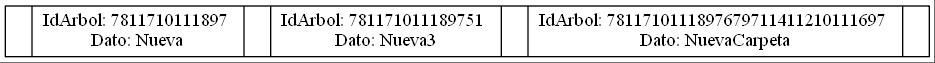

Python code for this plot:
import sys 
from NodoB import NodoB
from Pagina import Pagina
from ListaDobleC import ListaDobleC

pagina = Pagina()
nodoB = NodoB()
claseListaCircular = ListaDobleC()

class ArbolB:
	def __init__(self):
		self.inicio = Pagina()
		self.inicio2 = Pagina()
		self.inserta = NodoB()
		self.enlace = Pagina()
		self.pivote = False
		self.existe = False
		self.existe2 = False
		self.contadorArbolB=0
		self.nombresDeCarpetas = ""
		self.TodoElArbol = None
		
	
	#Crea el Nodo del Arbol B de un Usuario
	def crearNodoInsertarUsuario(self, idcarpeta, nombreCarpeta, direccion, raizArbolB):
		nodob = NodoB(idcarpeta, nombreCarpeta, direccion)
		RaizRetornada = self.InsertarArbolB(nodob, raizArbolB)
		return RaizRetornada
	
		
	#Crea el Nodo del Arbol B
	def crearNodoInsertar(self, idcarpeta, nombreCarpeta, direccion):
		nodob = NodoB(idcarpeta, nombreCarpeta, direccion)
		RaizB = self.InsertarArbolB(nodob, self.inicio)		
		return RaizB
		
	
	#Inserta el nodo al Arbol B La clase es el Nodo y la raiz la Pagina
	def InsertarArbolB(self, clave, raiz):
		self.inicio = raiz
		self.agregar(clave, raiz)
		if(self.pivote == True):
			self.inicio = Pagina(ramas=[None,None,None,None,None], claves=[None,None,None,None], cuentas=0)
			self.inicio.cuentas = 1
			self.inicio.claves[0] = self.inserta
			self.inicio.ramas[0] = raiz
			self.inicio.ramas[1] = self.enlace
		
		return self.inicio
			
			
	#Agregar al Arbol, Balanceando el arbol por Id
	def agregar(self, clave, raiz):
		pos = 0              
		self.pivote = False; 
		
		vacioBol = self.vacio(raiz)
		
		if(vacioBol == True):
			self.pivote = True
			self.inserta = clave
			self.enlace = None
		else:
			pos = self.existeNodo(clave, raiz)
			
			if(self.existe == True):
				self.pivote = False
			else:
				self.agregar(clave, raiz.ramas[pos])
				
				if(self.pivote == True):
					
					if(raiz.cuentas < 4):
						self.pivote = False;
						self.insertarClave(self.inserta, raiz, pos)
					else:
						self.pivote = True
						self.dividirPagina(self.inserta, raiz, pos)
						print("Inserto")
			
			
	#Verificar si la raiz no Existe
	def vacio(self, raiz):
		if(raiz == None or raiz.cuentas == 0):
			return True
		else:
			return False
		
	
	#Insertar Claves en Pagina
	def insertarClave(self, clave, raiz, posicion):
		i = raiz.cuentas
		
		while i != posicion:
			raiz.claves[i] = raiz.claves[i - 1]
			raiz.ramas[i + 1] = raiz.ramas[i]
			i-=1
		
		raiz.claves[posicion] = clave
		raiz.ramas[posicion + 1] = self.enlace
		val = raiz.cuentas+1
		raiz.cuentas = val
		print("Inserto Valor")
		
		
	#Dividir Pagina
	def dividirPagina(self, clave, raiz, posicion):
		pos = 0
		Posmda = 0
		if(posicion <= 2):
			Posmda = 2
		else:
			Posmda = 3
		
		Mder = Pagina(ramas=[None,None,None,None,None], claves=[None,None,None,None], cuentas=0)
		pos = Posmda + 1
		
		while pos != 5:
			i = ((pos - Posmda) - 1)
			j = (pos - 1)
			Mder.claves[i] = raiz.claves[j]
			Mder.ramas[pos - Posmda] = raiz.ramas[pos]
			pos+=1
		
		Mder.cuentas = 4 - Posmda
		raiz.cuentas = Posmda
		
		if(posicion <= 2):
			self.insertarClave(clave, raiz, posicion)
		else:
			self.insertarClave(clave, Mder, (posicion - Posmda))
			
		self.inserta = raiz.claves[raiz.cuentas - 1]
		Mder.ramas[0] = raiz.ramas[raiz.cuentas]
		val = raiz.cuentas - 1
		raiz.cuentas = val
		self.enlace = Mder
		
	
	#Verificar si Existe el Nodo	
	def existeNodo(self, clave, raiz):
		valor =0
		if(clave.idNombre < raiz.claves[0].idNombre):
			self.existe2 = False
			valor = 0
		else:
			valor = raiz.cuentas
			while (clave.idNombre < raiz.claves[valor - 1].idNombre and valor > 1):
				valor-=1
			
			if (clave.idNombre < raiz.claves[valor - 1].idNombre):
				self.existe = True
			else:
				self.existe = False
			
			if (clave.idNombre == raiz.claves[valor - 1].idNombre):
				self.existe2 = True
				print(raiz.claves[valor - 1].idNombre)
			else:
				self.existe2 = False
		
		return valor
	
	#Creamos Nodo
	def retornarNodoArbolB(self, idBuscar, nombreCarpeta, direccion, raiz):	
		self.inicio = raiz 
		clave = NodoB(idBuscar, nombreCarpeta, direccion)
		return self.retornarNodo(clave, self.inicio)
	
	
	#RetornaTodoElArbol
	def retornarArbol(self, clave, raiz, raizAVL):
		valorEncontrado = None
		pos = 0
		vacioBol = self.vacio(raiz)
		
		if(vacioBol == True):
			print("No Existe")
		else:
			pos = self.existeNodo(clave, raiz)
			if(self.existe2 == True):
				raiz.claves[pos - 1].RiazNodoAVL = raizAVL
				self.TodoElArbol = raiz 
			else:
				self.retornarArbol(clave, raiz.ramas[pos], raizAVL)
		return self.TodoElArbol
	
	
	#Buscar Nodo
	def retornarNodo(self, clave, raiz):
		valorEncontrado = None
		pos = 0
		vacioBol = self.vacio(raiz)
		
		if(vacioBol == True):
			print("No Existe")
		else:
			pos = self.existeNodo(clave, raiz)
			if(self.existe2 == True):
				valorEncontrado = raiz.claves[pos - 1]				
			else:
				valorEncontrado = self.retornarNodo(clave, raiz.ramas[pos])
		return valorEncontrado
	
	
	#Crear Nodo para Actualizar Raiz AVL
	def ActualizarRaizAVL_De_ArbolB(self, idcarpeta, raizB, raizAVL):	
		nodoB = NodoB(idcarpeta, "C1", "C2")
		RaizArbolB = self.retornarArbol(nodoB, raizB, raizAVL)
		return RaizArbolB
	
	#Crear Archivo
	def crearArchivo(self, raiz):
		archivo=open('ArbolB.txt','w')
		archivo.write('digraph G{\n')
		archivo.write("node [shape = record];\n");
		archivo.write("rankdir = TD;\n");
		archivo.close()
		self.CrearArchivoParche1(raiz)		
	
	#Escribir el inicio del Archivo
	def CrearArchivoParche1(self, raiz):
		self.inicio = raiz
		self.grabarArchivo(self.inicio)
		archivo=open('ArbolB.txt','a')
		archivo.write('}')
		archivo.close()
		
	#Escribir Contenido del Archivo
	def grabarArchivo(self, raiz):
		nodo = raiz		
		archivo=open('ArbolB.txt','a')		
		
		if(nodo == None):
			print("No hay nada que Graficar")
		else:
			if (nodo.cuentas != 0):
				archivo.writelines("activo_" + str(nodo.claves[0].idNombre) + " [label= \"")
				k=1
				while k <= nodo.cuentas:
					archivo.writelines("<r" + str(k - 1) + ">" + " | " + "<cl" + str(k) + ">" + "IdArbol: " + str(nodo.claves[k - 1].idNombre) + " &#92;" + "nDato: " + str(nodo.claves[k - 1].nombreCarpeta) + " | ")
					k+=1
				
				
				archivo.writelines("<r" + str(k - 1) + "> \"];\n")
				i=0
				while i <= nodo.cuentas:
					if (nodo.ramas[i] != None):
						if (nodo.ramas[i].cuentas != 0):
							archivo.writelines("activo_" + str(nodo.claves[0].idNombre) + ":r" + str(i) + " -> activo_" + str(nodo.ramas[i].claves[0].idNombre) + ";\n")							
						
					i+=1
					
				j=0
				while j <= nodo.cuentas:
					self.grabarArchivo(nodo.ramas[j])
					j+=1
					
					
	def RetornarArbolCompleto(self, raiz):
		self.nombresDeCarpetas = ""
		self.RetornarArbolCompletoParche(raiz)
		return self.nombresDeCarpetas
	
	def RetornarArbolCompletoParche(self, pagina):
		nodo = pagina
	
		if(nodo == None):
			print("No hay nada que Graficar")
		else:
			if (nodo.cuentas != 0):
				k=1
				while k <= nodo.cuentas:
					self.nombresDeCarpetas += str(nodo.claves[k - 1].nombreCarpeta) + "@"
					k+=1
				i=0
				while i <= nodo.cuentas:
					if (nodo.ramas[i] != None):
						if (nodo.ramas[i].cuentas != 0):					
							hola = "Mundo xD"
					i+=1
	
				j=0
				while j <= nodo.cuentas:
					self.RetornarArbolCompletoParche(nodo.ramas[j])
					j+=1
	
					
					
					
					
	
